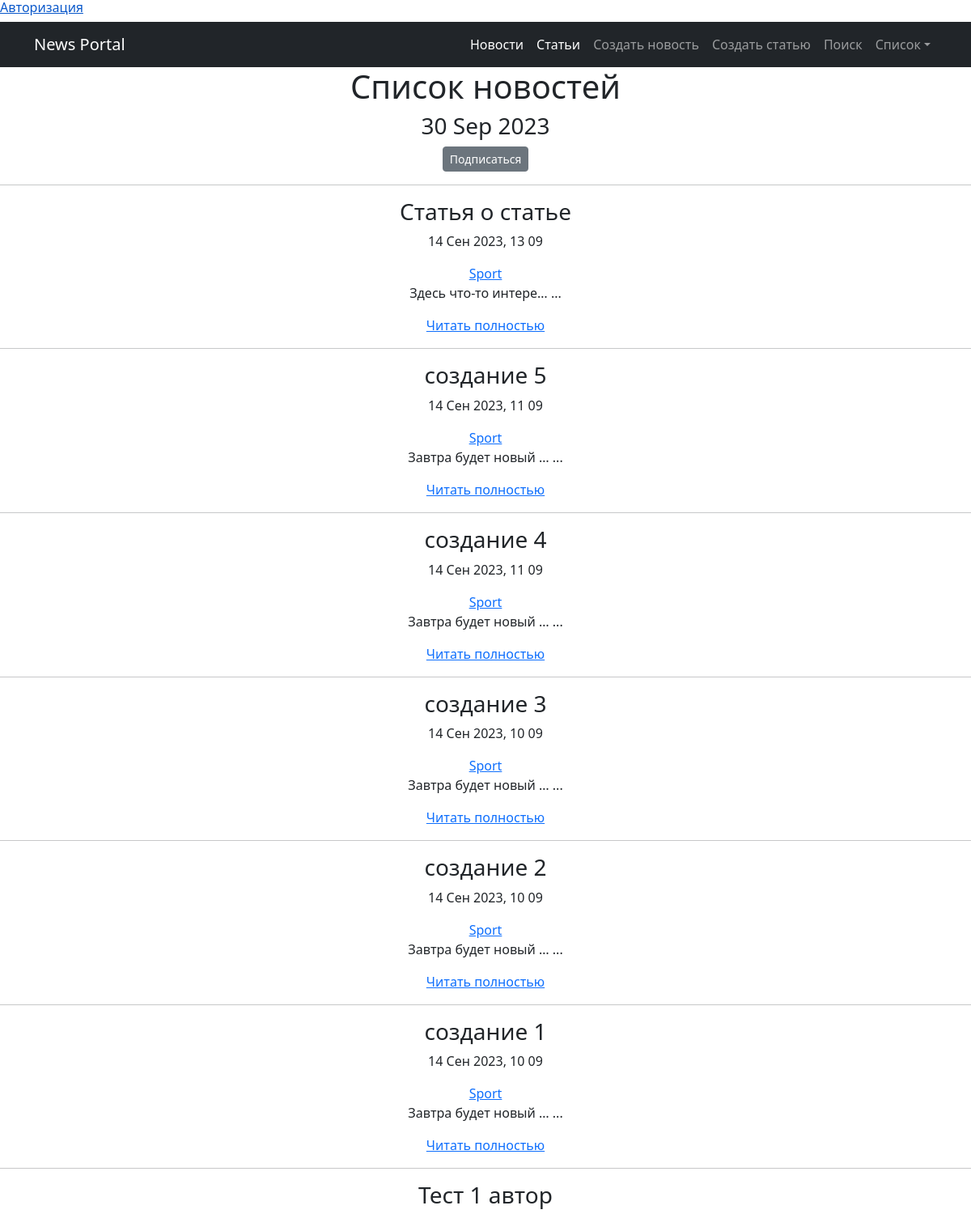
Page /category/3/ (upper part) on the earlier database version.
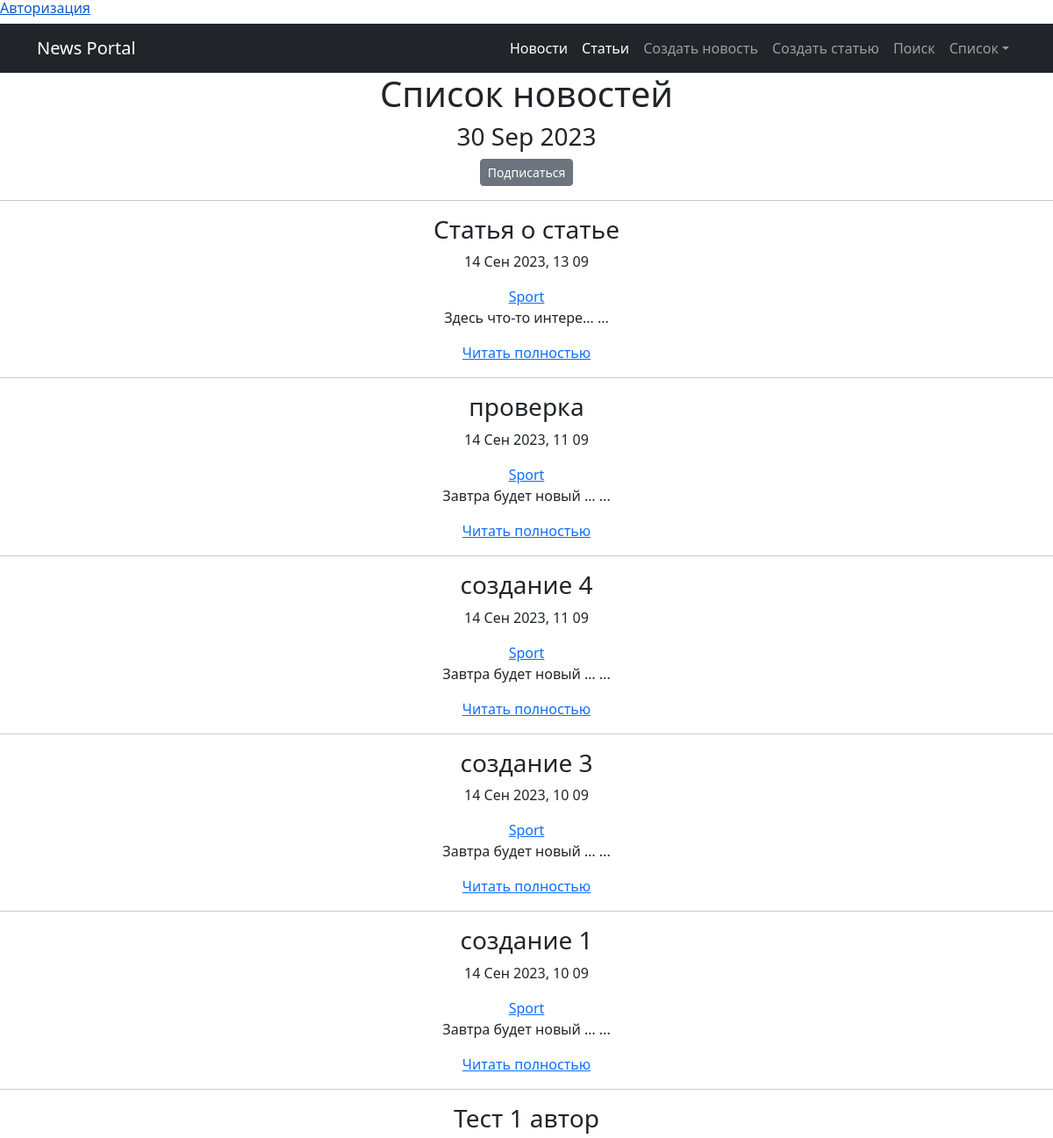
Same page on the later database version.
### news/models.py (models this page shows, shortened)
class Post(models.Model):
    author = models.ForeignKey(Author, on_delete=models.CASCADE)
    news = 'NW'
    article = 'AR'
    CATEGORY_CHOICES = (
        (news, 'Новость'),
        (article, 'Статья'),
    )
    choiceType = models.CharField(max_length=2,
                                  choices=CATEGORY_CHOICES,
                                  default=article)
    timeCreate = models.DateTimeField(auto_now_add=True)
    categoryPost = models.ManyToManyField(Category, through='PostCategory')
    title = models.CharField(max_length=100, unique=True)
    content = models.TextField()
    rating = models.IntegerField(default=0)

class Category(models.Model):
    nameCategory = models.CharField(max_length=100, unique=True)
    subscribers = models.ManyToManyField(User, blank=True, related_name='categories')
    def __str__(self):
        return self.nameCategory

### news/views.py (the view)
# urls.py: path('category/<int:pk>/', CategoryView.as_view(), name='category_list'),  # URL-шаблон списка категорий
class CategoryView(ListView):
    model = Post
    template_name = 'mailsub/category.html'
    context_object_name = 'cat_view'
    paginate_by = 10
    def get_queryset(self):
        self.category = get_object_or_404(Category, id=self.kwargs['pk'])
        queryset = Post.objects.filter(categoryPost=self.category).order_by('-timeCreate')
        return queryset
    def get_context_data(self, **kwargs):
        context = super().get_context_data(**kwargs)
        context['is_not_subscriber'] = self.request.user not in self.category.subscribers.all()
        context['category'] = self.category
        return context

### news/templatetags/cenzura.py (called while the page is built)
@register.filter()
def censor(value):  # Естественно если делать реальный проект слов будет в разы больше.
    words_to_censor = ['6лядь', '6лять', 'cock', 'cunt',  'fuck', 'xyй',
                       'гавнюк', 'долбоёб', 'лошок', 'пидарас', 'шлюха']
    if not isinstance(value, str):  # Проверка, чтобы фильтр цензурирования применялся только к переменным строкового
        raise ValueError("Значение должно быть строкой")
    for word in words_to_censor:
        value = value.replace(word, '*' * len(word))
    return mark_safe(value)

### news/templatetags/custom_tags.py (called while the page is built)
@register.simple_tag()
def current_time(format_string='%d %b %Y'):
    return datetime.utcnow().strftime(format_string)

### templates/mailsub/category.html
{% extends 'flatpages/default.html' %}
{% load cenzura %}
{% load custom_tags %}
{% block content %}
    <h1 style="text-align: center;">Список новостей</h1>
	<h3 style="text-align: center;">{% current_time '%d %b %Y' %}</h3>
<div align="center">
    {% if is_not_subscriber %}
    <h6><a href="{% url 'news:subscribe' category.id %}" class="btn btn-secondary btn-sm">Подписаться</a></h6>
    {% else %}
    <h6><a href="{% url 'news:unsubscribe' category.id %}" class="btn btn-secondary btn-sm">Отписаться</a></h6>
    {% endif %}
</div>
<hr/>
{% if cat_view %}
        {% for post in cat_view %}
            <h3 style="text-align: center;">{{ post.title|censor }}</h3>
            <p style="text-align: center;">{{ post.timeCreate|date:'d M Y, H m' }}</p>
            <div align="center">
              {% for category in post.categoryPost.all %}
              <a href="{% url 'news:category_list' category.id %}" >{{ category }}</a>
              {% endfor %}
            </div>
            <p style="text-align: center;">{{ post.content|truncatechars:20|censor }} {{"..."}}</p>
            <p style="text-align: center;"><a href="{% url 'news:news_detail' post.id %}">Читать полностью</a></p>
            <hr/>
        {% endfor %}
{% else %}
    <h2>Новостей нет!</h2>
{% endif %}
{% endblock content %}

Differences in the rows shown:
removed Post: title|censor "создание 2", timeCreate "14 Сен 2023, 10 09", content|censor "Завтра будет новый …", value "...", Category (nameCategory "Sport")
changed Post: title|censor "создание 5" → "проверка"
